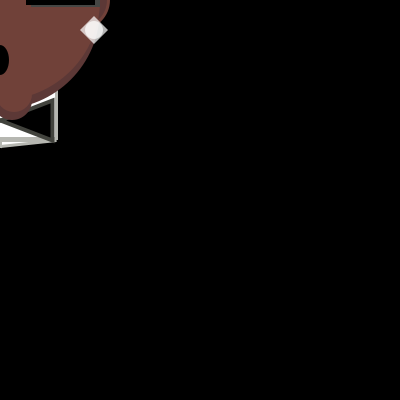
Frame 1 (no input)
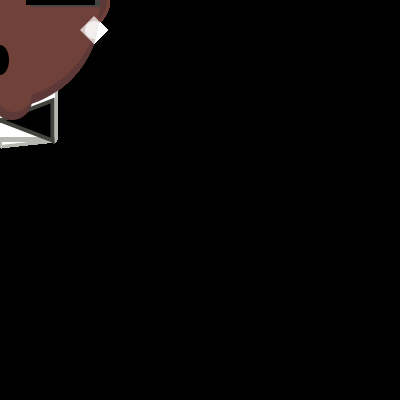
Frame 60 (the mouse pressed at the canvas centre just before this capture)
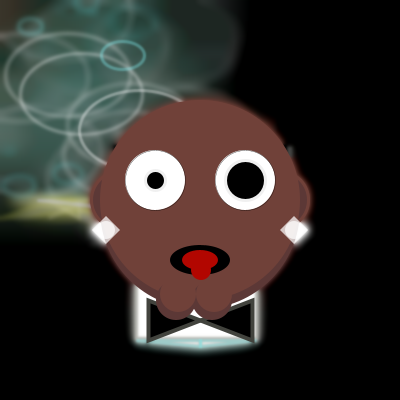
Frame 120 (the mouse held since frame 60 and released just before this capture)

The Processing sketch that drew these frames (run headless with seeded random() and noise(); from frame 60 on, the mouse is pressed at the canvas centre):

// Processing sketch: processing_165126
// ── processing_165126.pde

float x;
float y;
float widthit;
float heightit;
int clicker = 99;
float pig = 0.0;
float piglet = 0.01;
int circle = 200;
void setup()
{

  size(400,400);
  background(0);
  smooth();
  frameRate(7);
}


void draw()
{
  float a =(width/2);
  float b =(height/2);
  float c =(width);
  float d =(height);
  
  drawHim(mouseX, mouseY, 200, 200);
}
void drawHim(float x,float y,float widthit,float heightit)
{
  
  fill(255);
  stroke(#B6B7B1);
  strokeWeight(3);
  rectMode(CENTER);
  rect(x-(widthit*0.019),y+(heightit*0.54),widthit*0.6, heightit*0.3);
  
  triangle(x,y+heightit*0.7, x, y+ heightit*0.73,x+ widthit*0.28, y+heightit*0.7);
  triangle(x,y+heightit*0.7, x, y+ heightit*0.73,x- widthit*0.32, y+heightit*0.7);
  
  //Bow Tie
  fill(0);
  stroke(#42433D);
  strokeWeight(4);
  triangle( x,y+heightit*0.6,
            x+ widthit*0.26, y+ heightit*0.7,
            x+ widthit*0.26, y+ heightit*0.5);
  triangle( x,y+heightit*0.6,
            x- widthit*0.26, y+ heightit*0.7,
            x- widthit*0.26, y+ heightit*0.5);
  
  
  fill(92,56,54);
  noStroke();
  //Head Shadow
  ellipseMode(CENTER);
  ellipse(x,y+9,widthit, heightit);

  //Ears
  fill(112,65,57);
  ellipse(x-widthit*.4,y,widthit*.3,heightit*.3);
  ellipse(x+widthit*.4,y,widthit*.3,heightit*.3);
  
  
  //InnerEars
  fill(92,56,54);
  ellipse(x-widthit*.4,y,widthit*.27,heightit*.27);
  ellipse(x+widthit*.4,y,widthit*.27,heightit*.27);
  
  //Head
  fill(112,65,57);
  noStroke();
  ellipse(x,y,widthit,heightit);
  
  
  
  //LeftEarring
  fill(255,255,255,180);
  float earringLeftCentreX = x-widthit*0.47;
  float earringLeftCentreY = y+heightit*0.15;
  float earringLeftRadiusX = widthit*0.07;
  float earringLeftRadiusY = heightit*0.07;
  
  ellipse(earringLeftCentreX, earringLeftCentreY, widthit*0.09, heightit*0.09);
  quad( earringLeftCentreX-earringLeftRadiusX, earringLeftCentreY, 
        earringLeftCentreX, earringLeftCentreY-earringLeftRadiusY,
        earringLeftCentreX+earringLeftRadiusX, earringLeftCentreY,
        earringLeftCentreX, earringLeftCentreY+earringLeftRadiusY
       );
  
  ////RightEarring
  fill(255,255,255,180);
  float earringRightCentreX = x+widthit*0.47;
  float earringRightCentreY = y+heightit*0.15;
  float earringRightRadiusX = widthit*0.07;
  float earringRightRadiusY = heightit*0.07;
  
  ellipse(earringRightCentreX, earringRightCentreY, widthit*0.09, heightit*0.09);
  quad(   earringRightCentreX-earringRightRadiusX, earringRightCentreY,
          earringRightCentreX, earringRightCentreY-earringRightRadiusY,
          earringRightCentreX+earringRightRadiusX, earringRightCentreY,
          earringRightCentreX, earringRightCentreY+earringRightRadiusY
       );
  
  //ButtChin
  noStroke();
  fill(92,56,54);
  float chinRadiusX = widthit*0.2;
  float chinRadiusY = heightit*0.2;
  
  ellipse(x-(chinRadiusX*0.6), y+(heightit*0.5), chinRadiusX, chinRadiusY);
  ellipse(x+(chinRadiusX*0.3), y+(heightit*0.5), chinRadiusX, chinRadiusY);
  
  ellipseMode(CORNER);
  fill(112,65,57);
  ellipse(x-(chinRadiusX), ((y+heightit*0.5)-chinRadiusY*0.6),chinRadiusX*0.9, chinRadiusY*0.9);
  ellipse(x-(chinRadiusX*0.1), ((y+heightit*0.5)-chinRadiusY*0.6),chinRadiusX*0.9, chinRadiusY*0.9);
  
  //eyes
  //cornea
  fill(255);
  strokeWeight(0.3);
  stroke(0);
  ellipseMode(CENTER);
  ellipse(x-widthit*.3+(mouseX*.075),y-heightit*.15+(mouseY*.05),widthit*.3,heightit*.3);
  ellipse(x+widthit*.3-(mouseX*.075),y-heightit*.15+(mouseY*.05),widthit*.3,heightit*.3);
  
  //pupil
  fill(0);
  strokeWeight(3);
  stroke(random(255));
  ellipse(x-widthit*.3+(mouseX*.075),y-heightit*.15+(mouseY*.05),widthit*.1,heightit*.1);
  ellipse(x+widthit*.3-(mouseX*.075),y-heightit*.15+(mouseY*.05),widthit*.2,heightit*.2);
  
  
  //Shades Shadow
  strokeWeight(9);
  stroke(#454644);
  noFill();
  rectMode(CENTER);
  rect(x-widthit*.275+(mouseX*.075),y-heightit*.14+(mouseY*.05),widthit*.300000,heightit*.300000);
  rect(x+widthit*.326-(mouseX*.075),y-heightit*.14+(mouseY*.05),widthit*.300000,heightit*.300000);
  rect(x-widthit*.27+(mouseX*.075),y-heightit*.29+(mouseY*.05),widthit*.33,heightit*0.009);
  rect(x+widthit*.346-(mouseX*.075),y-heightit*.29+(mouseY*.05),widthit*.33,heightit*0.009);
  //Shades Frame
  strokeWeight(9);
  stroke(0);
  noFill();
  rectMode(CENTER);
  rect(x-widthit*.3+(mouseX*.075),y-heightit*.15+(mouseY*.05),widthit*.3,heightit*.3);
  rect(x+widthit*.3-(mouseX*.075),y-heightit*.15+(mouseY*.05),widthit*.3,heightit*.3);
  rect(x-widthit*.32+(mouseX*.075),y-heightit*.30+(mouseY*.05),widthit*.33,heightit*0.009);
  rect(x+widthit*.32-(mouseX*.075),y-heightit*.30+(mouseY*.05),widthit*.33,heightit*0.009);
  
  //Glass
  fill(0,0,0,200);
  rectMode(CENTER);
  rect(x-widthit*.3+(mouseX*.075),y-heightit*.15+(mouseY*.05),widthit*.3,heightit*.3);
  rect(x+widthit*.3-(mouseX*.075),y-heightit*.15+(mouseY*.05),widthit*.3,heightit*.3);
  rect(x-widthit*.32+(mouseX*.075),y-heightit*.30+(mouseY*.05),widthit*.33,heightit*0.009);
  rect(x+widthit*.32-(mouseX*.075),y-heightit*.30+(mouseY*.05),widthit*.33,heightit*0.009);
  
  
    //Mouth
  ellipseMode(CENTER);
  fill(0);
  noStroke();
   ellipse(x,y+heightit*0.3,widthit*0.09, heightit*0.15);

  float randomx = random(-9,9);
  float randomw = random(3,36);
  
  
  
  
  
  
  
  
  
  
  
  
  
  if (clicker >99)
  {
   
    fill(255);
  stroke(#B6B7B1);
  strokeWeight(3);
  rectMode(CENTER);
  rect(x-(widthit*0.019),y+(heightit*0.54),widthit*0.6, heightit*0.3);
  

 
  noFill();
stroke(mouseX,mouseY,random(255),100);
 triangle(random(pmouseX),pmouseY,
           random(pmouseX),pmouseY+18,
           random(pmouseX-36),pmouseY);
    

    strokeWeight(3);
    stroke(random(255),random(255),random(255));
    filter(BLUR);
//    filter(DILATE);
    stroke(255, 255, 255, 100);
    fill(noise(pig*60)*187, noise(pig)*242, 105, 20);
    ellipse(random(mouseX), random(mouseY), noise(pig)*circle*1.5, noise(pig)*circle);
    pig+=piglet;
    stroke(133, 242, 245, 100);
    ellipse(random(mouseX+randomx), random(mouseY+randomx), randomw*1.5, randomw);
    
  triangle(x,y+heightit*0.7, x, y+ heightit*0.73,x+ widthit*0.28, y+heightit*0.7);
  triangle(x,y+heightit*0.7, x, y+ heightit*0.73,x- widthit*0.32, y+heightit*0.7);
  

  filter(BLUR);
  //Bow Tie
  fill(0);
  stroke(#42433D);
  strokeWeight(4);
  triangle( x,y+heightit*0.6,
            x+ widthit*0.26, y+ heightit*0.7,
            x+ widthit*0.26, y+ heightit*0.5);
  triangle( x,y+heightit*0.6,
            x- widthit*0.26, y+ heightit*0.7,
            x- widthit*0.26, y+ heightit*0.5);
  
  
  fill(92,56,54);
  noStroke();
  //Head Shadow
  ellipseMode(CENTER);
  ellipse(x,y+9,widthit, heightit);
  
  //Ears
  fill(112,65,57);
  ellipse(x-widthit*.4,y,widthit*.3,heightit*.3);
  ellipse(x+widthit*.4,y,widthit*.3,heightit*.3);
  
  
  //InnerEars
  fill(92,56,54);
  ellipse(x-widthit*.4,y,widthit*.27,heightit*.27);
  ellipse(x+widthit*.4,y,widthit*.27,heightit*.27);
  
  //Head
  fill(112,65,57);
  noStroke();
  ellipse(x,y,widthit,heightit);
  
  
  
  //LeftEarring
  fill(255,255,255,180);
//  float earringLeftCentreX = x-widthit*0.47;
//  float earringLeftCentreY = y+heightit*0.15;
//  float earringLeftRadiusX = widthit*0.07;
//  float earringLeftRadiusY = heightit*0.07;
  
  ellipse(earringLeftCentreX, earringLeftCentreY, widthit*0.09, heightit*0.09);
  quad( earringLeftCentreX-earringLeftRadiusX, earringLeftCentreY, 
        earringLeftCentreX, earringLeftCentreY-earringLeftRadiusY,
        earringLeftCentreX+earringLeftRadiusX, earringLeftCentreY,
        earringLeftCentreX, earringLeftCentreY+earringLeftRadiusY
       );
  
  ////RightEarring
  fill(255,255,255,180);
//  float earringRightCentreX = x+widthit*0.47;
//  float earringRightCentreY = y+heightit*0.15;
//  float earringRightRadiusX = widthit*0.07;
//  float earringRightRadiusY = heightit*0.07;
  
  ellipse(earringRightCentreX, earringRightCentreY, widthit*0.09, heightit*0.09);
  quad(   earringRightCentreX-earringRightRadiusX, earringRightCentreY,
          earringRightCentreX, earringRightCentreY-earringRightRadiusY,
          earringRightCentreX+earringRightRadiusX, earringRightCentreY,
          earringRightCentreX, earringRightCentreY+earringRightRadiusY
       );
  
  //ButtChin
  noStroke();
  fill(92,56,54);
//  float chinRadiusX = widthit*0.2;
//  float chinRadiusY = heightit*0.2;
//  
  ellipse(x-(chinRadiusX*0.6), y+(heightit*0.5), chinRadiusX, chinRadiusY);
  ellipse(x+(chinRadiusX*0.3), y+(heightit*0.5), chinRadiusX, chinRadiusY);
  
  ellipseMode(CORNER);
  fill(112,65,57);
  ellipse(x-(chinRadiusX), ((y+heightit*0.5)-chinRadiusY*0.6),chinRadiusX*0.9, chinRadiusY*0.9);
  ellipse(x-(chinRadiusX*0.1), ((y+heightit*0.5)-chinRadiusY*0.6),chinRadiusX*0.9, chinRadiusY*0.9);
  
  //eyes
  //cornea
  fill(255);
  strokeWeight(0.3);
  stroke(0);
  ellipseMode(CENTER);
  ellipse(x-widthit*.3+(mouseX*.075),y-heightit*.15+(mouseY*.05),widthit*.3,heightit*.3);
  ellipse(x+widthit*.3-(mouseX*.075),y-heightit*.15+(mouseY*.05),widthit*.3,heightit*.3);
  
  //pupil
  fill(0);
  strokeWeight(3);
  stroke(random(255));
  ellipse(x-widthit*.3+(mouseX*.075),y-heightit*.15+(mouseY*.05),widthit*.1,heightit*.1);
  ellipse(x+widthit*.3-(mouseX*.075),y-heightit*.15+(mouseY*.05),widthit*.2,heightit*.2);
  
  ellipseMode(CENTER);
  fill(0);
  noStroke();
   ellipse(x,y+heightit*0.3,widthit*0.3, heightit*0.15);
  fill(random(0,255),random(0,10),random(0,0));
   ellipse(x,y+heightit*0.3,widthit*0.18,heightit*0.1);
   ellipseMode(CORNER);
  
   ellipse(x-9,y+heightit*0.3,widthit*0.1, heightit*0.1);

  }
}

void mousePressed()
{
if (mousePressed == true)
{
  clicker = 100;
}
}

void mouseReleased()
{
  clicker = 99;

}
